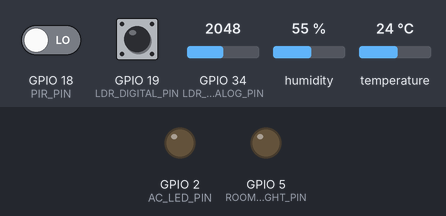
Recording of a sketch running on a simulated ESP32. Shown: output pins drawn as LEDs (lit = HIGH). The inputs (shaded band) are chosen by the test bench; at power-on: GPIO 18 (PIR_PIN) LOW, temperature 24 °C, GPIO 19 (LDR_DIGITAL_PIN) HIGH, GPIO 34 (LDR_ANALOG_PIN) = 2048, humidity 55 % (analog values on the 0–4095 scale). WiFi joins after 1.5 s; servers stay silent unless stated; random numbers use the default seed unless the sketch sets one; no MQTT or app messages arrive unless stated; what the sketch prints to the serial monitor is not drawn.

Above: at 2.7 s.
2.8 s: GPIO 18 (PIR_PIN) driven HIGH
At 4.3 s:
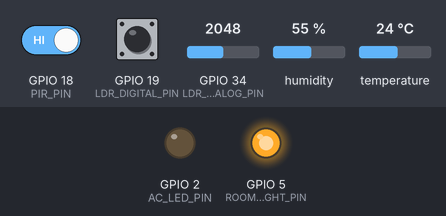
5.4 s: temperature set to 25.6 °C
At 6.8 s:
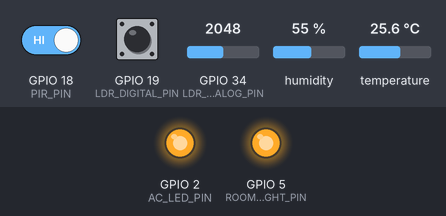
7.7 s: GPIO 19 (LDR_DIGITAL_PIN) pulled LOW for 1 s
At 9.3 s:
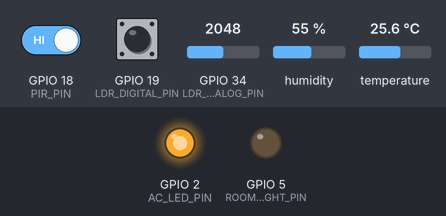
12.1 s: GPIO 34 (LDR_ANALOG_PIN) set to 1953
16.6 s: temperature set to 20.5 °C
18.5 s: temperature set to 19.3 °C
At 20.5 s:
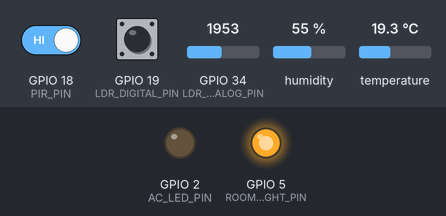
Timing chart, 0 to 22.0 s (numbered marks = the images above; inputs shaded):
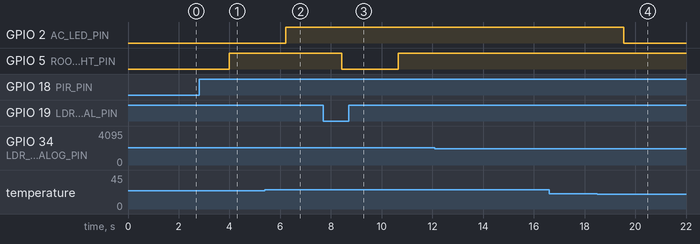

Measured:
- the behaviour switches between 25 and 25.1 °C on temperature (found by bisection; images 1 and 2)
- the behaviour switches between 20 and 19.9 °C on temperature (found by bisection; images 3 and 4)
- after the input at 2.8 s, GPIO 5 (ROOM_LIGHT_PIN): LOW → HIGH after 1.2 s
- after the input at 5.4 s, GPIO 2 (AC_LED_PIN): LOW → HIGH after 0.81 s
- after the input at 7.7 s, GPIO 5 (ROOM_LIGHT_PIN): HIGH → LOW after 0.74 s, → HIGH 2.2 s later
- after the input at 12.1 s, every drawn part: stays the same
- after the input at 16.6 s, every drawn part: stays the same
- after the input at 18.5 s, GPIO 2 (AC_LED_PIN): HIGH → LOW after 1.0 s

The sketch:

espcode.ino
```cpp
#include <WiFi.h>
#include <PubSubClient.h>
#include <DHT.h>

// Configurações do Wi-Fi
const char* ssid = "Wokwi-GUEST";
const char* password = "";
const char* mqtt_server = "test.mosquitto.org";

WiFiClient espClient;
PubSubClient client(espClient);

// Tópicos MQTT
const char* mqtt_topic_ldr = "esp32/ldr";
const char* mqtt_topic_pir = "esp32/pir";
const char* mqtt_topic_dht = "esp32/dht";
const char* mqtt_topic_ac = "esp32/ac_status";
const char* mqtt_topic_room_light = "esp32/room_light";

// Sensores e atuadores
#define LDR_ANALOG_PIN 34   // Pino analógico GPIO36 (ADC1_CH0) - Mais confiável para leitura analógica
#define LDR_DIGITAL_PIN 19  // Pino digital
#define PIR_PIN 18
#define DHT_PIN 4
#define ROOM_LIGHT_PIN 5
#define AC_LED_PIN 2

DHT dht(DHT_PIN, DHT22);
bool acState = false;
bool roomLightState = false;

// Função para realizar uma média das leituras do LDR com filtro para reduzir ruído
int readAverageLDR(int samples = 10) {
  // Descartar a primeira leitura (pode ser instável)
  analogRead(LDR_ANALOG_PIN);
  delay(10);

  long total = 0;
  for (int i = 0; i < samples; i++) {
    int reading = analogRead(LDR_ANALOG_PIN);
    total += reading;
    delay(20); // Pequeno delay entre leituras
  }
  return total / samples;
}

void setup() {
  Serial.begin(115200);
  WiFi.begin(ssid, password);
  while (WiFi.status() != WL_CONNECTED) {
    delay(500);
    Serial.print(".");
  }
  Serial.println("\nWiFi Conectado!");

  // Configuração dos pinos
  pinMode(LDR_ANALOG_PIN, INPUT);
  pinMode(LDR_DIGITAL_PIN, INPUT_PULLUP); // Usar pullup interno para evitar flutuações
  pinMode(PIR_PIN, INPUT);
  pinMode(ROOM_LIGHT_PIN, OUTPUT);
  pinMode(AC_LED_PIN, OUTPUT);
  dht.begin();

  // Configurar a resolução do ADC para 12 bits (0-4095)
  analogReadResolution(12);
  // Configurar a atenuação para 11dB (range completo 0-3.3V)
  analogSetAttenuation(ADC_11db);

  client.setServer(mqtt_server, 1883);
  reconnect();
}

void loop() {
  if (!client.connected()) {
    reconnect();
  }
  client.loop();

  // Leitura do LDR com tratamento de ruído
  int ldrRaw = readAverageLDR();
  int digitalLDR = digitalRead(LDR_DIGITAL_PIN);

  // Leitura dos outros sensores
  int pirValue = digitalRead(PIR_PIN);
  float temp = dht.readTemperature();
  float humidity = dht.readHumidity();

  // Considera ambiente escuro se o sensor digital indicar HIGH
  bool ambienteEscuro = (digitalLDR == HIGH);

  // Lógica de controle:
  if (pirValue == HIGH) {
    roomLightState = ambienteEscuro;
    if (temp > 25) {
      acState = true;
    } else if (temp < 20) {
      acState = false;
    }
  } else {
    roomLightState = false;
    acState = false;
  }

  digitalWrite(ROOM_LIGHT_PIN, roomLightState ? HIGH : LOW);
  digitalWrite(AC_LED_PIN, acState ? HIGH : LOW);

  // Publica os dados via MQTT
  client.publish(mqtt_topic_ldr, String(ldrRaw).c_str());
  client.publish(mqtt_topic_pir, String(pirValue).c_str());
  String dhtData = "Temp: " + String(temp) + "C Hum: " + String(humidity) + "%";
  client.publish(mqtt_topic_dht, dhtData.c_str());
  client.publish(mqtt_topic_ac, acState ? "true" : "false");
  client.publish(mqtt_topic_room_light, roomLightState ? "true" : "false");

  // Imprime os valores no Serial Monitor com mais detalhes
  Serial.print("LDR (raw): "); Serial.print(ldrRaw);
  Serial.print(" (");
  if (ldrRaw < 1000) Serial.print("MUITA LUZ");
  else if (ldrRaw < 2000) Serial.print("LUZ MODERADA");
  else if (ldrRaw < 3000) Serial.print("POUCA LUZ");
  else Serial.print("ESCURO");
  Serial.print(") | LDR Digital: ");
  Serial.print(digitalLDR ? "ESCURO" : "CLARO");
  Serial.print(" | PIR: ");
  Serial.print(pirValue ? "PRESENCA" : "AUSENCIA");
  Serial.print(" | Temp: ");
  Serial.print(temp);
  Serial.print(" C | Hum: ");
  Serial.print(humidity);
  Serial.println("%");

  delay(2000);
}

void reconnect() {
  while (!client.connected()) {
    Serial.print("Tentando reconectar ao MQTT...");
    String clientId = "ESP32Client-" + String(random(1000, 9999));
    if (client.connect(clientId.c_str())) {
      Serial.println(" Conectado!");
    } else {
      Serial.print(" Falha, rc=");
      Serial.print(client.state());
      Serial.println(" Tentando novamente em 10s");
      delay(10000);
    }
  }
}
```
